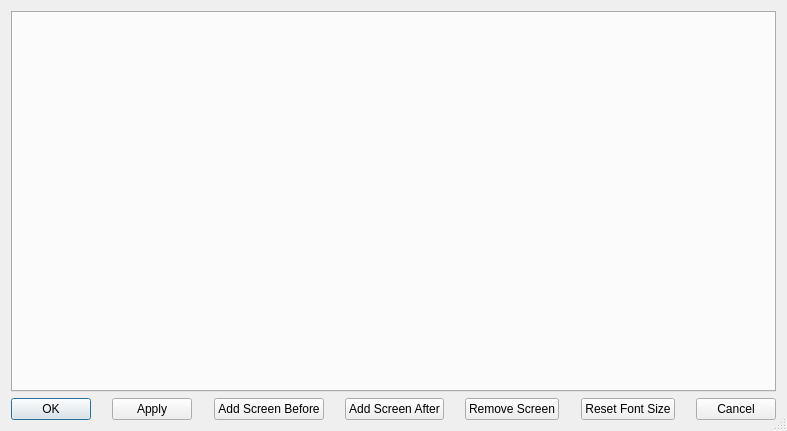
<?xml version="1.0" encoding="UTF-8"?>
<ui version="4.0">
 <class>ScreenConfig</class>
 <widget class="QDialog" name="ScreenConfig">
  <property name="geometry">
   <rect>
    <x>0</x>
    <y>0</y>
    <width>787</width>
    <height>431</height>
   </rect>
  </property>
  <property name="windowTitle">
   <string>Configure Screen Layout</string>
  </property>
  <property name="sizeGripEnabled">
   <bool>true</bool>
  </property>
  <layout class="QVBoxLayout" name="verticalLayout">
   <item>
    <widget class="QTabWidget" name="screenTabs">
     <property name="currentIndex">
      <number>-1</number>
     </property>
    </widget>
   </item>
   <item>
    <layout class="QHBoxLayout" name="horizontalLayout">
     <item>
      <widget class="QPushButton" name="OKButton">
       <property name="text">
        <string>OK</string>
       </property>
       <property name="default">
        <bool>true</bool>
       </property>
      </widget>
     </item>
     <item>
      <spacer name="horizontalSpacer_5">
       <property name="orientation">
        <enum>Qt::Horizontal</enum>
       </property>
       <property name="sizeHint" stdset="0">
        <size>
         <width>40</width>
         <height>20</height>
        </size>
       </property>
      </spacer>
     </item>
     <item>
      <widget class="QPushButton" name="applyButton">
       <property name="text">
        <string>Apply</string>
       </property>
      </widget>
     </item>
     <item>
      <spacer name="horizontalSpacer_4">
       <property name="orientation">
        <enum>Qt::Horizontal</enum>
       </property>
       <property name="sizeHint" stdset="0">
        <size>
         <width>40</width>
         <height>20</height>
        </size>
       </property>
      </spacer>
     </item>
     <item>
      <widget class="QPushButton" name="addScreenBeforeButton">
       <property name="text">
        <string>Add Screen Before</string>
       </property>
      </widget>
     </item>
     <item>
      <spacer name="horizontalSpacer_6">
       <property name="orientation">
        <enum>Qt::Horizontal</enum>
       </property>
       <property name="sizeHint" stdset="0">
        <size>
         <width>40</width>
         <height>20</height>
        </size>
       </property>
      </spacer>
     </item>
     <item>
      <widget class="QPushButton" name="addScreenAfterButton">
       <property name="text">
        <string>Add Screen After</string>
       </property>
      </widget>
     </item>
     <item>
      <spacer name="horizontalSpacer">
       <property name="orientation">
        <enum>Qt::Horizontal</enum>
       </property>
       <property name="sizeHint" stdset="0">
        <size>
         <width>40</width>
         <height>20</height>
        </size>
       </property>
      </spacer>
     </item>
     <item>
      <widget class="QPushButton" name="removeScreenButton">
       <property name="text">
        <string>Remove Screen</string>
       </property>
      </widget>
     </item>
     <item>
      <spacer name="horizontalSpacer_2">
       <property name="orientation">
        <enum>Qt::Horizontal</enum>
       </property>
       <property name="sizeHint" stdset="0">
        <size>
         <width>40</width>
         <height>20</height>
        </size>
       </property>
      </spacer>
     </item>
     <item>
      <widget class="QPushButton" name="resetFontButton">
       <property name="text">
        <string>Reset Font Size</string>
       </property>
      </widget>
     </item>
     <item>
      <spacer name="horizontalSpacer_3">
       <property name="orientation">
        <enum>Qt::Horizontal</enum>
       </property>
       <property name="sizeHint" stdset="0">
        <size>
         <width>40</width>
         <height>20</height>
        </size>
       </property>
      </spacer>
     </item>
     <item>
      <widget class="QPushButton" name="cancelButton">
       <property name="text">
        <string>Cancel</string>
       </property>
      </widget>
     </item>
    </layout>
   </item>
  </layout>
 </widget>
 <resources/>
 <connections/>
</ui>
